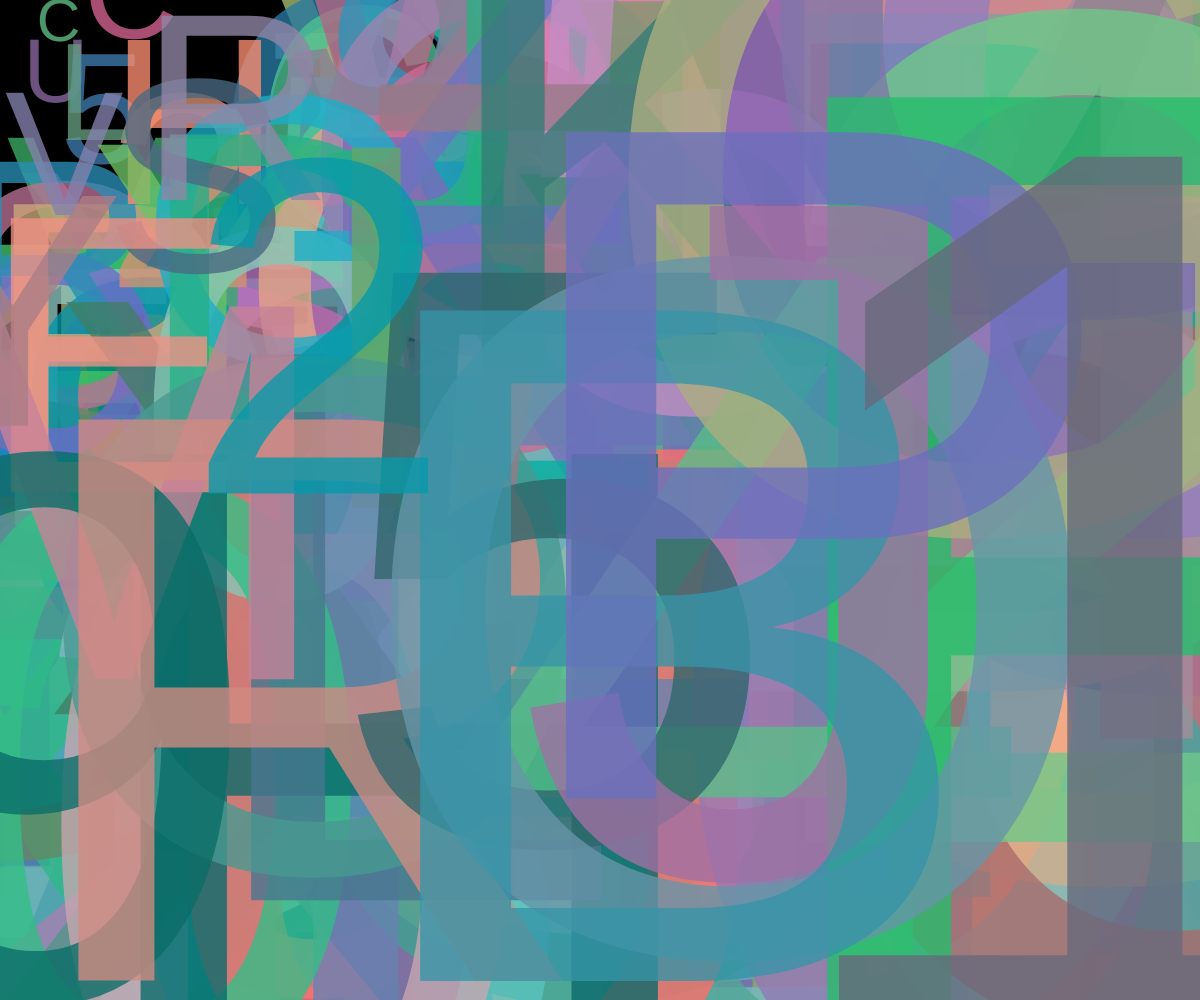
Frame 1 (no input)
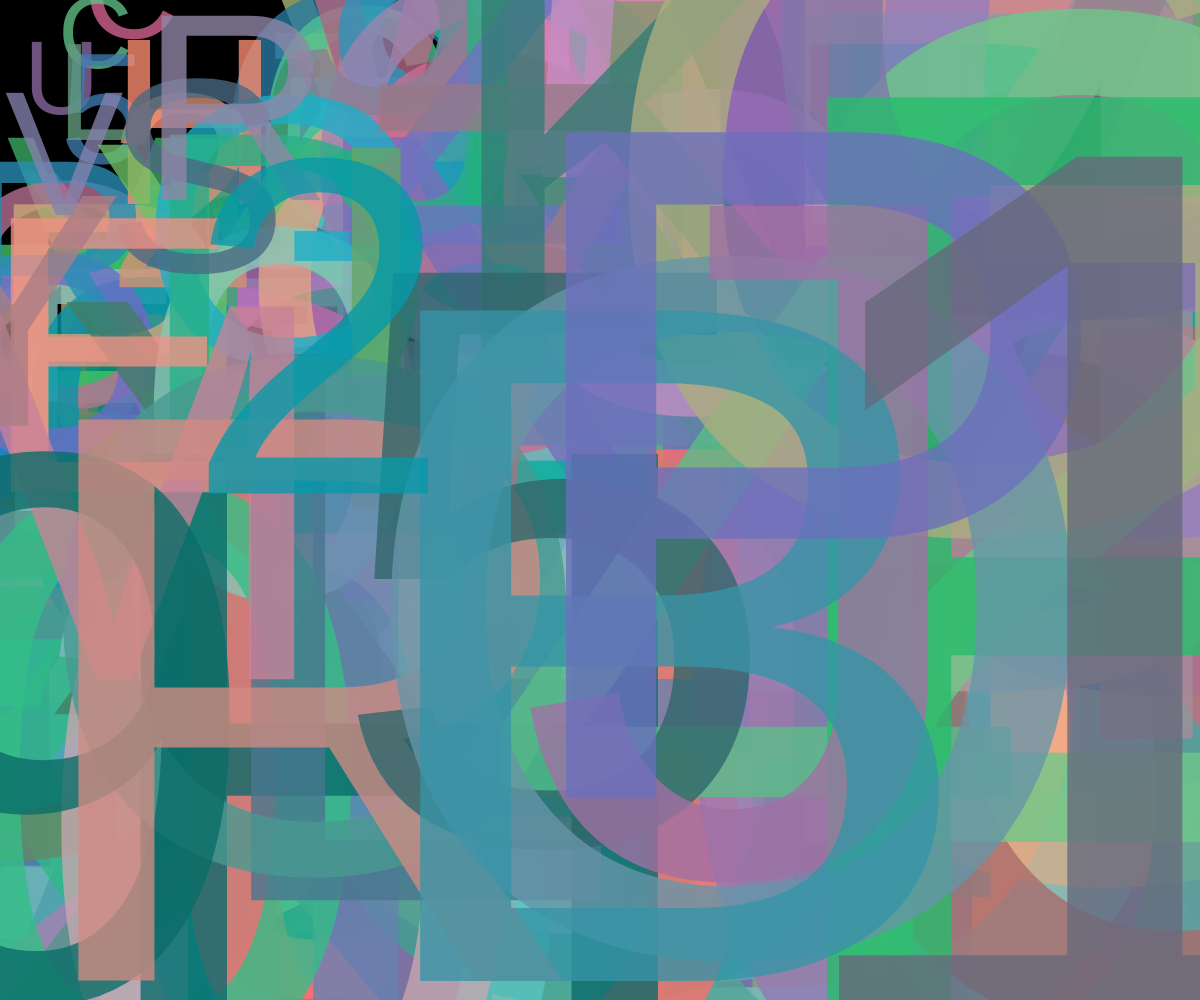
Frame 60 (no input)
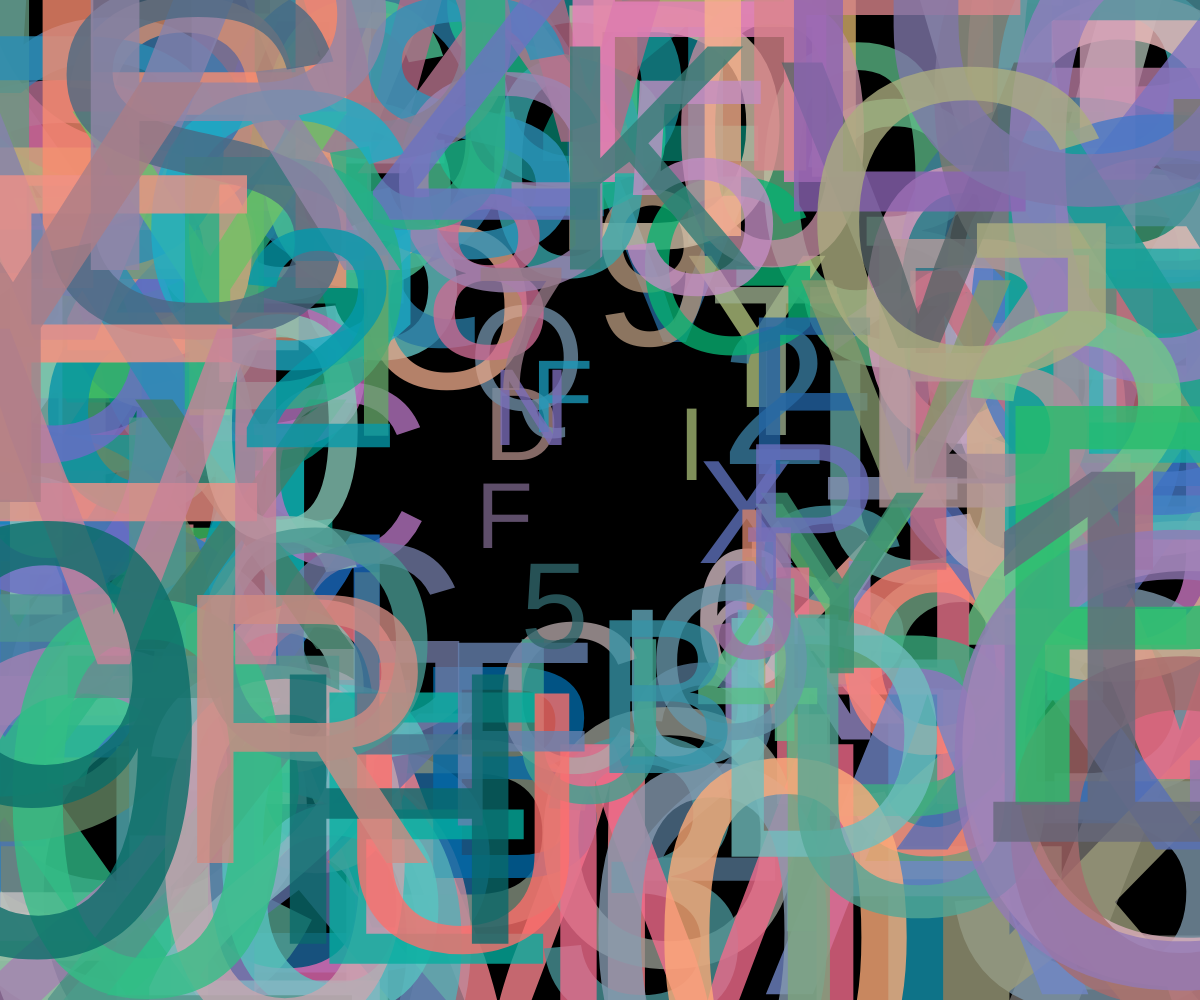
Frame 120 (the mouse pressed at the canvas centre since frame 60)

The p5.js sketch that drew these frames (run headless with seeded random() and noise() and a simulated clock; from frame 60 on, the mouse is pressed at the canvas centre):

// p5.js sketch
// ── sketch.js
let fiocchi

function setup() {
	createCanvas(windowWidth, windowHeight)

	fiocchi = []

	const f = "ABCDEFGHIJKLMONPQRSTUVWXYZ0123456789"

	for(let i=0; i<200; i++) {
		fiocchi[i] = {
			px : random(0, width),
			py : random(0, height),
			chr : f[Math.floor(random(f.length))],
			colore : color(random(255), random(100, 200), random(100,200), 200)
		}
	}
}

function draw() {

	background(0)
	textAlign(CENTER, CENTER)

	textSize(100)

	for (let i=0; i<fiocchi.length; i++) {


		let dx = fiocchi[i].px - mouseX
		let dy = fiocchi[i].py - mouseY

		let distanza = Math.sqrt(dx * dx + dy * dy)

		if (distanza < 100) {
			fiocchi[i].px += dx * 0.05
			fiocchi[i].py += dy * 0.05
		}

		textSize(distanza)
		fill(fiocchi[i].colore)
		text( fiocchi[i].chr, fiocchi[i].px, fiocchi[i].py)
	}

}

function windowResized() {
	resizeCanvas(windowWidth, windowHeight)
}
